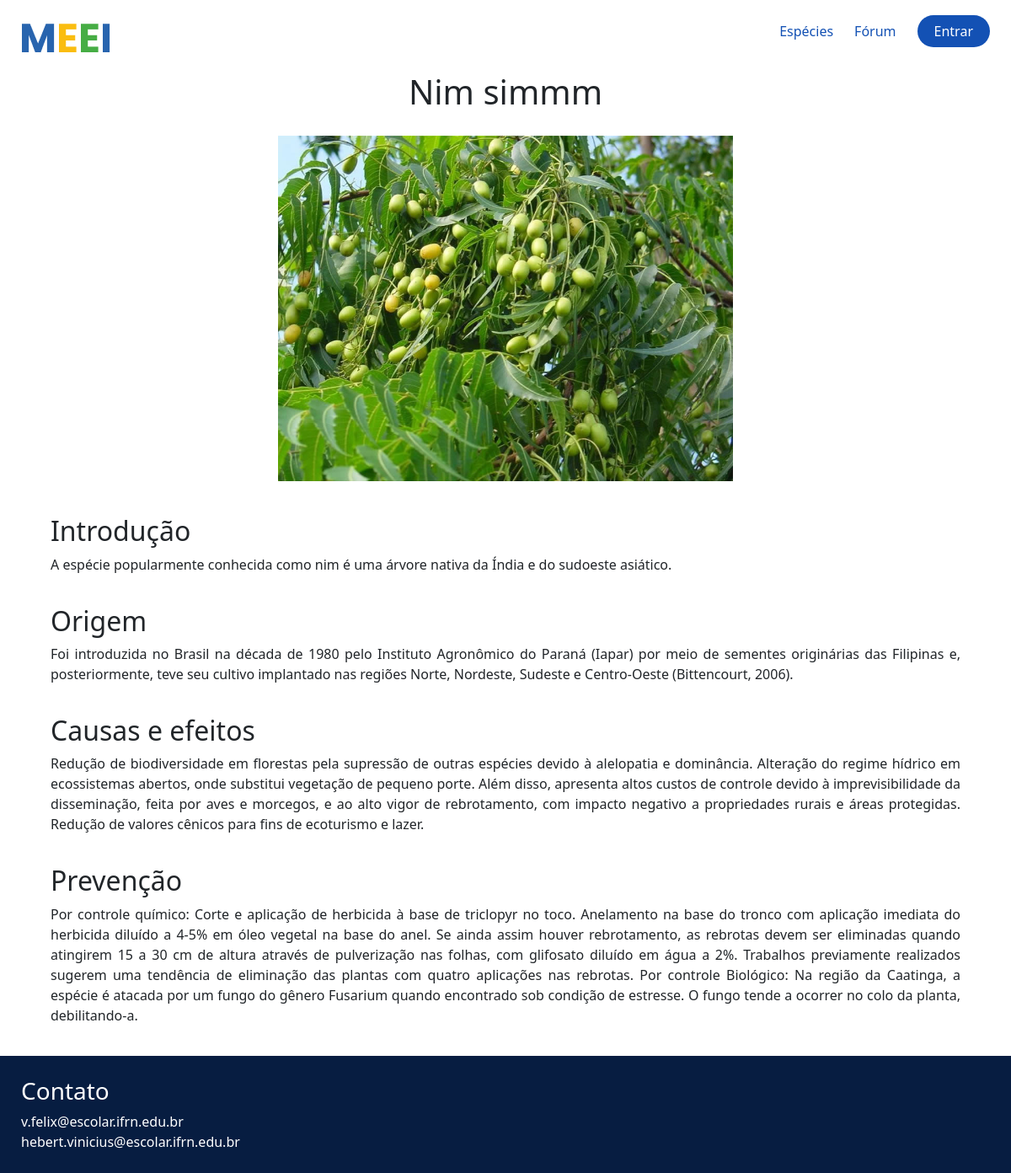
The app's page /especies/detalhe/3/, older data.
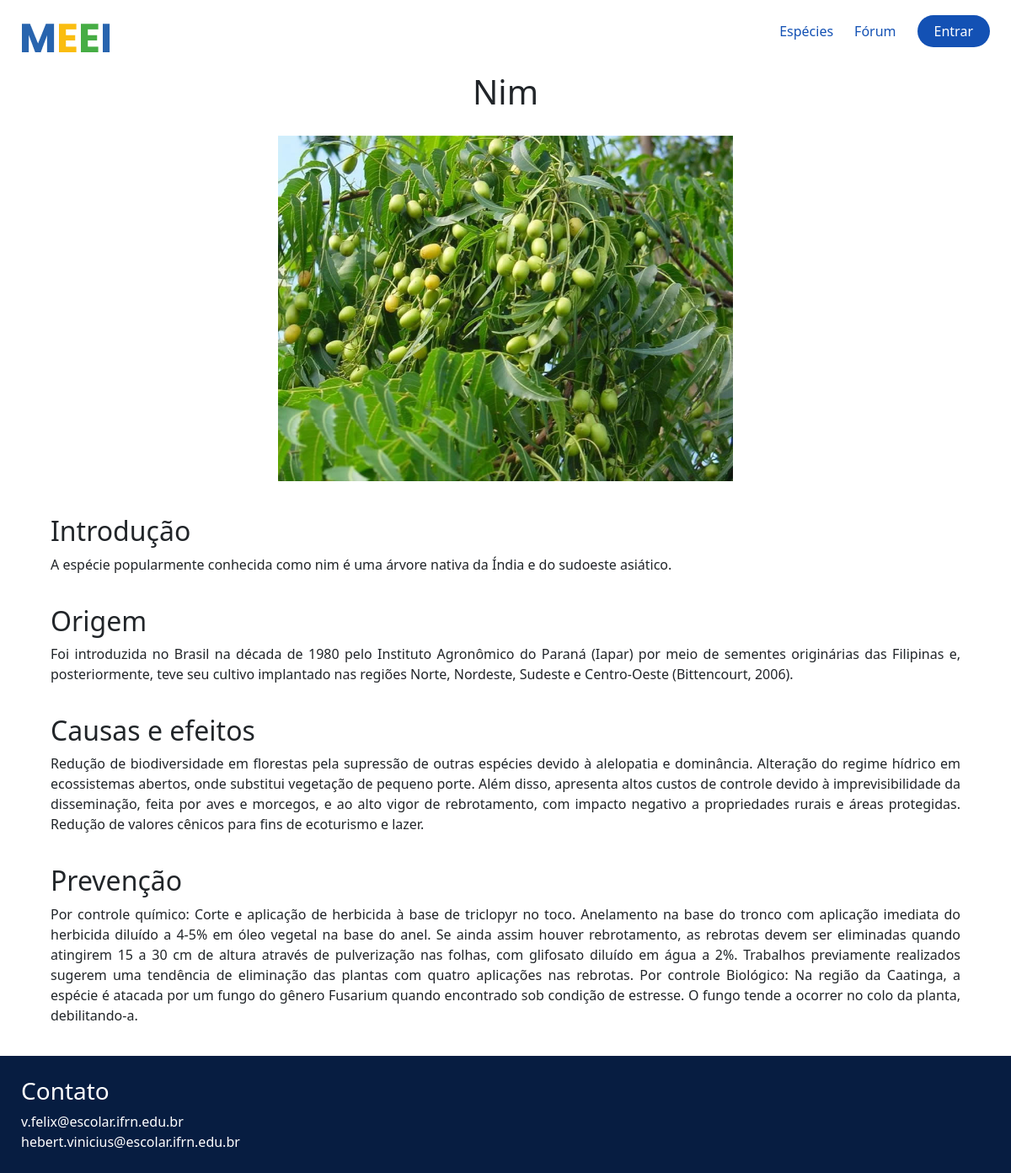
The same page, newer data.
### especies/models.py (models this page shows, shortened)
class Especies(models.Model):
    nome_especie = models.CharField(max_length=150)
    imagem = models.ImageField(upload_to='especies/%y/%m/%d')
    introducao = models.TextField()
    origem = models.TextField()
    causa_efeito = models.TextField()
    prevencao = models.TextField()
    DISPLAY_CHOICES = [
        ('cards', 'Cards'),
        ('list', 'Listagem'),
    ]
    display_type = models.CharField(
        max_length=5,
        choices=DISPLAY_CHOICES,
        default='cards',
    )

### especies/views.py (the view)
# urls.py: path('detalhe/<int:id>/', detalhe_especies, name='detalhe_especies'),
def detalhe_especies(request, id):
    especies = get_object_or_404(Especies, id=id)
    context = {'especies': especies}
    return render(request, 'especies/detalhe_especies.html', context)

### especies/templates/especies/detalhe_especies.html (shortened to what this page needs)
{% extends "global/base.html" %}
{% load static %}
{% block content %}
<section class="dados-especie">
    <h1>{{ especies.nome_especie }}</h1>
    <img src="{{ especies.imagem.url }}" alt="Nim" />
  </section>
  <section class="conteudo-especie">
    <div class="conteudo-especie__informacao">
      <h2>Introdução</h2>
      <p>
        {{ especies.introducao }}
      </p>
    </div>
    <div class="conteudo-especie__informacao">
      <h2>Origem</h2>
      <p>
        {{ especies.origem }}
      </p>
    </div>
    <div class="conteudo-especie__informacao">
      <h2>Causas e efeitos</h2>
      <p>
        {{ especies.causa_efeito }}
      </p>
    </div>
    <div class="conteudo-especie__informacao">
      <h2>Prevenção</h2>
      <p>
        {{ especies.prevencao }}
      </p>
    </div>
</section>
{% endblock content %}

Row changes from the older to the newer data that the page shows:
changed Especies: nome_especie "Nim simmm" → "Nim"
